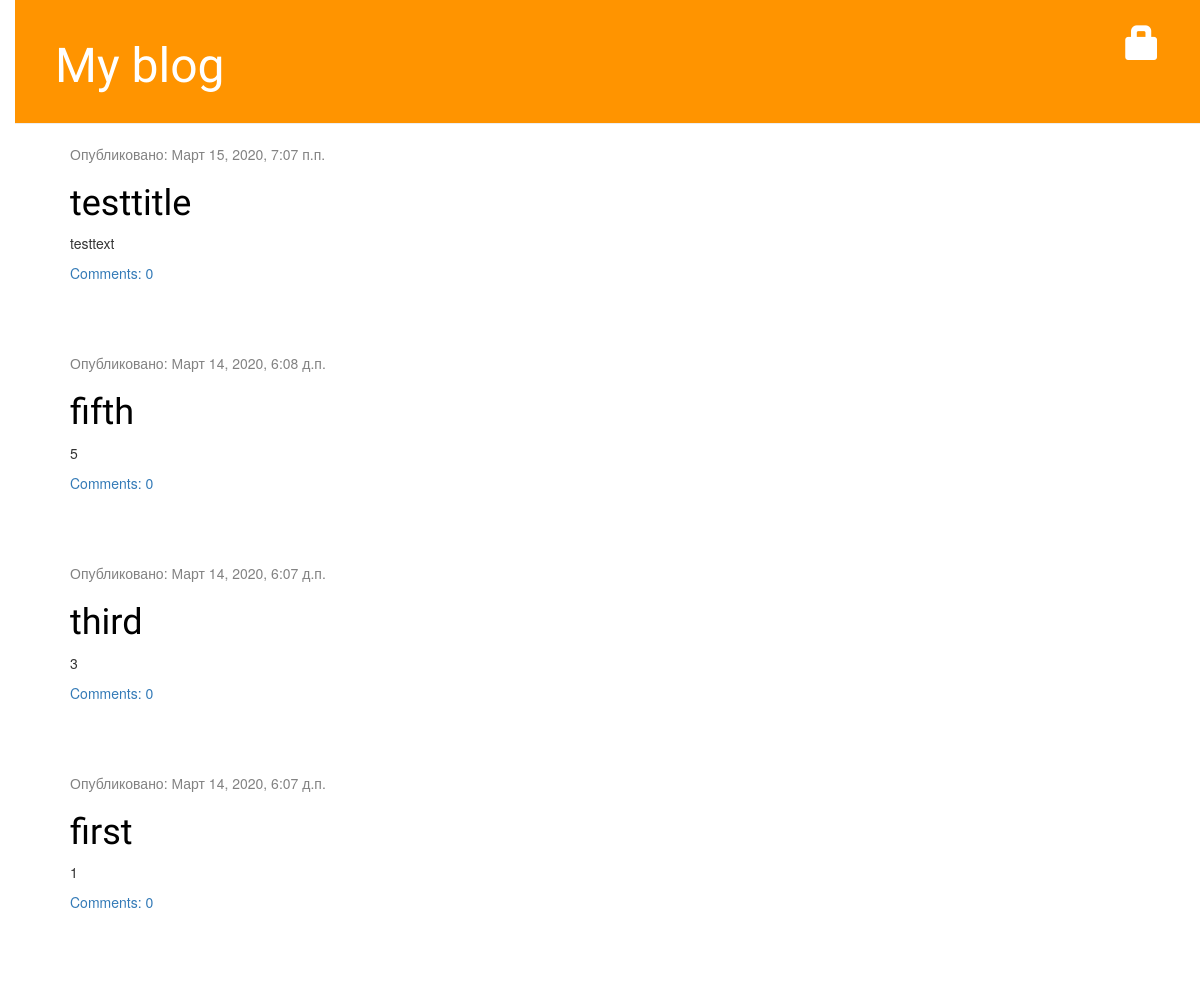
/, run on an earlier commit of the app's database.
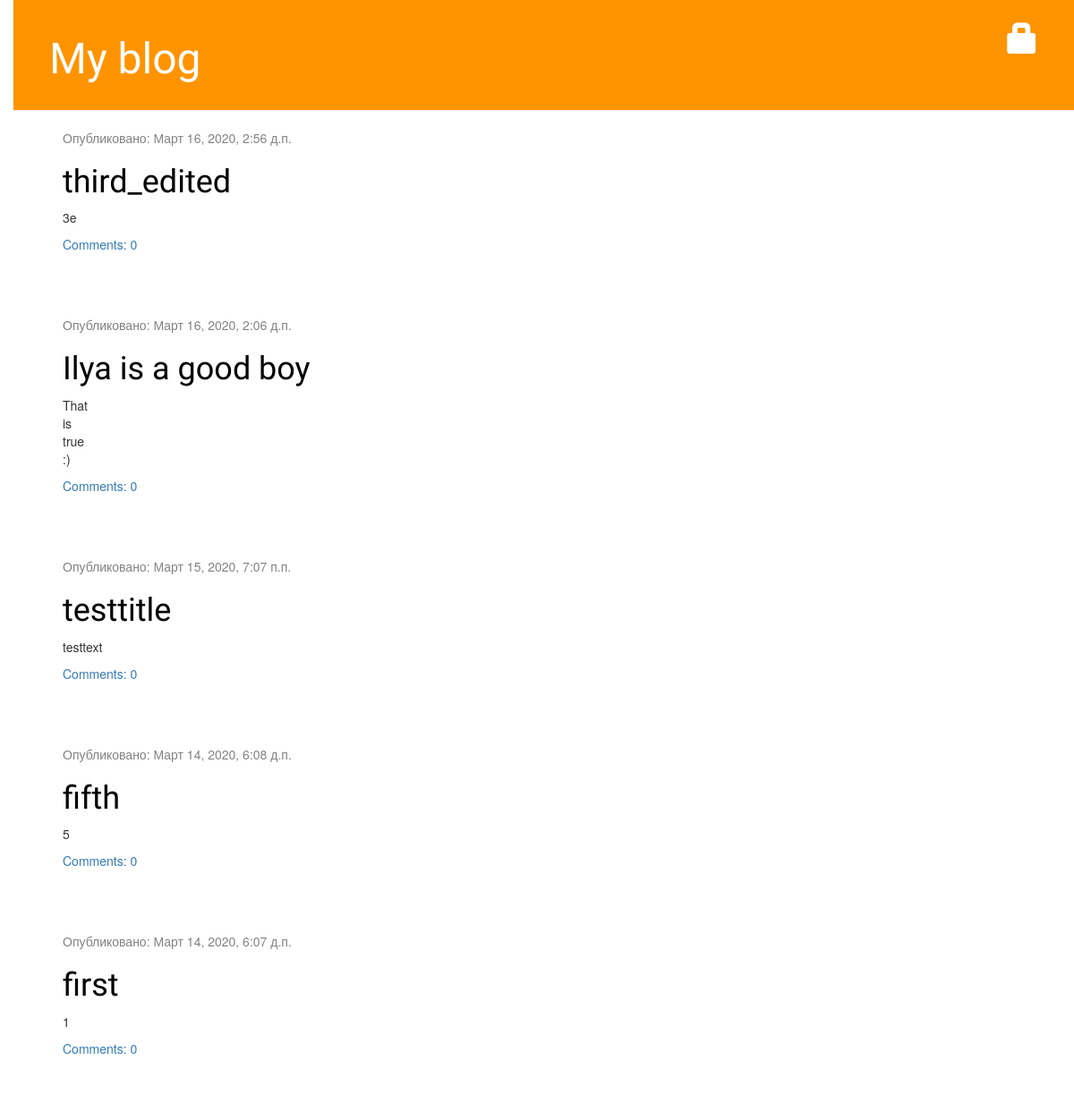
And on a later commit of the database.
### blog/models.py (models this page shows, shortened)
class Post(models.Model):
    author = models.ForeignKey(settings.AUTH_USER_MODEL,on_delete = models.CASCADE)
    title = models.CharField('название статьи',max_length = 200)
    text = models.TextField('текст статьи')
    created_date = models.DateTimeField('дата создания',default = timezone.now())
    published_date = models.DateTimeField('дата публикации',blank = True,null = True)
    def approved_comments(self):
        return self.comments.filter(approved_comment=True)
    class Meta():
        verbose_name = 'Статья'
        verbose_name_plural = 'Статьи'

### blog/views.py (the view)
# urls.py: path('',views.post_list,name='post_list'),
def post_list(request):
    posts = Post.objects.filter(published_date__lte=timezone.now()).order_by('-published_date')
    return render(request,'blog/post_list.html',{'posts':posts})

### blog/templates/blog/post_list.html
{% extends 'blog/base.html' %}
{% block content %}
  {% for post in posts %}
    <div class="post">
      <div class="date">
        <p>Опубликовано: {{ post.published_date }}</p>
      </div>
      <h1><a href="{% url 'post_detail' pk=post.pk %}">{{ post.title }}</a></h1>
      <p>{{ post.text|linebreaksbr }}</p>
      <a href="{% url 'post_detail' pk=post.pk %}">Comments: {{ post.approved_comments.count }}</a>
    </div>
  {% endfor %}
{% endblock %}

### blog/templates/blog/base.html (shortened to what this page needs)
<!DOCTYPE html>
{% load static %}
<html lang="en">
  <head>
    <link rel="stylesheet" href="//maxcdn.bootstrapcdn.com/bootstrap/3.2.0/css/bootstrap.min.css">
    <link rel="stylesheet" href="//maxcdn.bootstrapcdn.com/bootstrap/3.2.0/css/bootstrap-theme.min.css">
    <link rel="stylesheet" href="{% static 'css/blog.css' %}">
  </head>
  <body>
    <div class="page-header">
      {% if user.is_authenticated %}
        <a href="{% url 'post_new' %}" class='top-menu'><span class='glyphicon glyphicon-plus'></span></a>
        <a href="{% url 'post_draft_list' %}" class='top-menu'><span class='glyphicon glyphicon-edit'></span></a>
        <p class="top-menu">Hello,{{ user.username }} <small>(<a href="{% url 'logout' %}">Log out</a>)</small></p>
      {% else %}
        <a href="{% url 'login' %}" class='top-menu'><span class='glyphicon glyphicon-lock'></a>
      {% endif %}
      <h1><a href="{% url 'post_list' %}">My blog</a></h1>
    </div>
    <div class="content container">
      <div class="row">
        <div class="col-md-8">
          {% block content %}
          {% endblock %}
        </div>
      </div>
    </div>
  </body>
</html>

### blog/static/css/blog.css (style rules this page uses)
h1 a { color: #FCA205; font-family: 'Lobster'; }
body { padding-left: 15px; }
.page-header { background-color: #ff9400; margin-top: 0; padding: 20px 20px 20px 40px; }
.page-header h1, .page-header h1 a, .page-header h1 a:visited,.page-header h1 a:active { color: #ffffff; font-size: 36pt; text-decoration: none; }
.content { margin-left: 40px; }
h1,h2,h3,h4 { font-family: 'Lobster',cursive; }
.date { color: #828282; }
.top-menu, .top-menu:hover, .top-menu:visited { color: #ffffff; float: right; font-size: 26pt; margin-right: 20px; }
.post { margin-bottom: 70px; }
.post h1 a, .post h1 a:visited { color: #000000; }

What changed in the data, as far as the page shows it:
changed Post: published_date "Март 14, 2020, 6:07 д.п." → "Март 16, 2020, 2:56 д.п."; title "third" → "third_edited"; text "3" → "3e"; moves up the list
added Post: published_date "Март 16, 2020, 2:06 д.п.", title "Ilya is a good boy", text "That is true :)", approved_comments.count "0"
